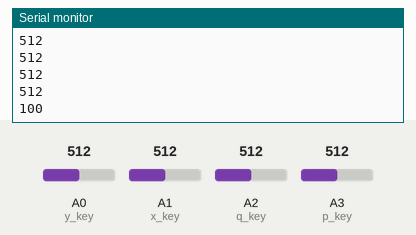
The sketch below on a simulated Arduino Uno, built with avr-gcc and run on an emulated ATmega328P. Parts: the last lines printed to the serial monitor. Inputs (shaded band) come from the test bench; at power-on: A0 (y_key) = 512, A1 (x_key) = 512, A2 (q_key) = 512, A3 (p_key) = 512. No radio packets arrive unless stated.

Above: at 1.2 s.
1.3 s: A0 (y_key) set to 610
At 1.43 s:
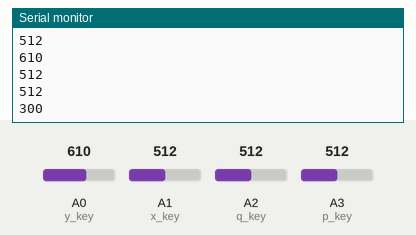
2.8 s: A1 (x_key) set to 390
4.3 s: A2 (q_key) set to 610
At 5.2 s:
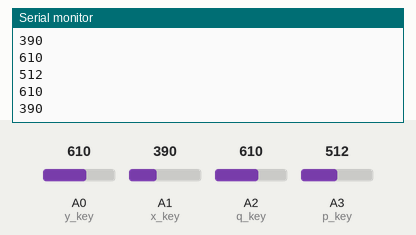
5.8 s: A3 (p_key) set to 716
At 6.02 s:
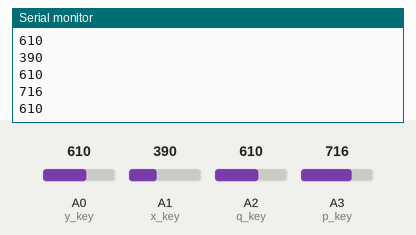
7.3 s: A0 (y_key) set to 590
At 7.46 s:
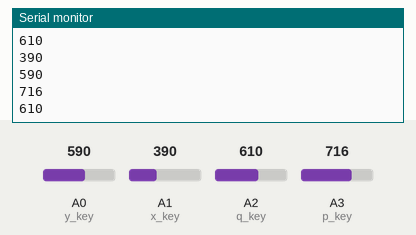
8.8 s: A1 (x_key) set to 410
Timing chart, 0 to 11.3 s (numbered marks = the images above; inputs shaded):
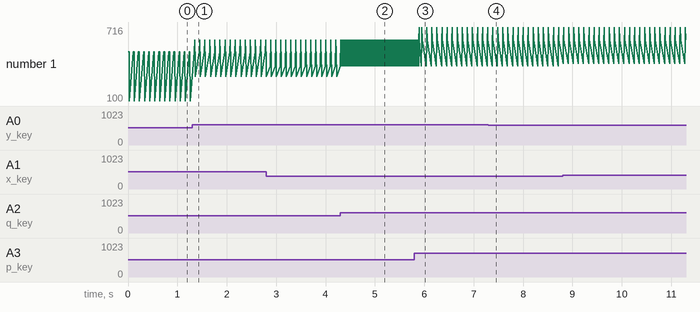

Measured:
- after the input at 1.3 s, the serial monitor: prints a new line after 0.05 s (image 1)
- after the input at 5.8 s, the serial monitor: prints a new line after 0.09 s (image 3)
- after the input at 7.3 s, the serial monitor: prints a new line after 0.08 s (image 4)

The sketch:

Bhooyan_Transmitter.ino
```cpp
#include <SPI.h>
#include <nRF24L01.h>
#include <printf.h>
#include <RF24.h>
#include <RF24_config.h>

RF24 radio(7, 8); // CSN, CE
const byte address[6] = "00001";

int x_key = A1;
int y_key = A0;
int p_key = A3;
int q_key = A2;
int x_pos;
int y_pos;
int p_pos;
int q_pos;

void setup() {
  radio.begin();
  radio.openWritingPipe(address);
  radio.setPALevel(RF24_PA_MIN);
  radio.setChannel(87);
  radio.setDataRate(RF24_250KBPS);
  radio.stopListening();

  Serial.begin(9600);
  pinMode (x_key, INPUT) ;
  pinMode (y_key, INPUT) ;
  pinMode (p_key, INPUT) ;
  pinMode (q_key, INPUT) ;
}
int pos;
void loop() {
  x_pos = analogRead (x_key) ;
  y_pos = analogRead (y_key) ;
  p_pos = analogRead (p_key) ;
  q_pos = analogRead (q_key) ;
  Serial.println(x_pos);
  Serial.println(y_pos);
  Serial.println(p_pos);
  Serial.println(q_pos);
  if (p_pos>400 && p_pos<600 && q_pos>400 && q_pos<600)
  {
  if(x_pos>400 && x_pos<600 && y_pos>400 && y_pos<600)
  {
    pos=100;
    radio.write(&pos, sizeof(pos));
  }
  if(x_pos>400 && x_pos<600 && y_pos<400)
  {
    pos=200;
    radio.write(&pos, sizeof(pos));
  }
  if(x_pos>400 && x_pos<600 && y_pos>600)
  {
    pos=300;
    radio.write(&pos, sizeof(pos));
  }
  if(y_pos>400 && y_pos<600 && x_pos<400)
  {
    pos=400;
    radio.write(&pos, sizeof(pos));
  }
  if(y_pos>400 && y_pos<600 && x_pos>600)
  {
    pos=500;
    radio.write(&pos, sizeof(pos));
  }
  Serial.println(pos);
  delay(100);
}
else if(p_pos<400 || p_pos>600)
{
  if(p_pos<400)
  {
    pos=600;
    radio.write(&pos, sizeof(pos));
  }
  if(p_pos>600)
  {
    pos=700;
    radio.write(&pos, sizeof(pos));
  }
  delay(100);
}
}
```
